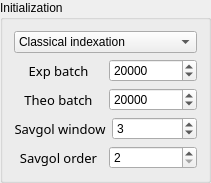
         <widget class="QGroupBox" name="groupBox">
          <property name="title">
           <string>Initialization</string>
          </property>
          <layout class="QVBoxLayout" name="verticalLayout_9">
           <item>
            <widget class="QComboBox" name="PresetBox">
             <property name="toolTip">
              <string>&lt;html&gt;&lt;head/&gt;&lt;body&gt;&lt;p&gt;&lt;span style=&quot; font-size:11pt;&quot;&gt;Choice of indexation method.&lt;/span&gt;&lt;/p&gt;&lt;/body&gt;&lt;/html&gt;</string>
             </property>
             <item>
              <property name="text">
               <string>Classical indexation</string>
              </property>
             </item>
             <item>
              <property name="text">
               <string>Derivative indexation</string>
              </property>
             </item>
             <item>
              <property name="text">
               <string>Savgol derivative indexation</string>
              </property>
             </item>
            </widget>
           </item>
           <item>
            <layout class="QHBoxLayout" name="horizontalLayout_2">
             <item>
              <widget class="QLabel" name="BatchProfiles_label">
               <property name="sizePolicy">
                <sizepolicy hsizetype="Preferred" vsizetype="Preferred">
                 <horstretch>0</horstretch>
                 <verstretch>0</verstretch>
                </sizepolicy>
               </property>
               <property name="minimumSize">
                <size>
                 <width>77</width>
                 <height>0</height>
                </size>
               </property>
               <property name="maximumSize">
                <size>
                 <width>117</width>
                 <height>16777215</height>
                </size>
               </property>
               <property name="font">
                <font>
                 <family>Noto Sans Cond</family>
                 <pointsize>10</pointsize>
                 <weight>50</weight>
                 <italic>false</italic>
                 <bold>false</bold>
                </font>
               </property>
               <property name="styleSheet">
                <string notr="true">font: 10pt &quot;Noto Sans Cond&quot;;</string>
               </property>
               <property name="text">
                <string>Exp batch</string>
               </property>
               <property name="alignment">
                <set>Qt::AlignCenter</set>
               </property>
              </widget>
             </item>
             <item>
              <widget class="QSpinBox" name="Profiles_SpinBox">
               <property name="sizePolicy">
                <sizepolicy hsizetype="Preferred" vsizetype="Fixed">
                 <horstretch>0</horstretch>
                 <verstretch>0</verstretch>
                </sizepolicy>
               </property>
               <property name="minimumSize">
                <size>
                 <width>79</width>
                 <height>0</height>
                </size>
               </property>
               <property name="toolTip">
                <string>&lt;html&gt;&lt;head/&gt;&lt;body&gt;&lt;p&gt;&lt;span style=&quot; font-size:11pt;&quot;&gt;Number of experimental profiles per batch. &lt;/span&gt;&lt;/p&gt;&lt;/body&gt;&lt;/html&gt;</string>
               </property>
               <property name="minimum">
                <number>5000</number>
               </property>
               <property name="maximum">
                <number>100000</number>
               </property>
               <property name="singleStep">
                <number>5000</number>
               </property>
               <property name="value">
                <number>20000</number>
               </property>
              </widget>
             </item>
            </layout>
           </item>
           <item>
            <layout class="QHBoxLayout" name="horizontalLayout">
             <item>
              <widget class="QLabel" name="BatchDatabase_label">
               <property name="sizePolicy">
                <sizepolicy hsizetype="Preferred" vsizetype="Preferred">
                 <horstretch>0</horstretch>
                 <verstretch>0</verstretch>
                </sizepolicy>
               </property>
               <property name="minimumSize">
                <size>
                 <width>77</width>
                 <height>0</height>
                </size>
               </property>
               <property name="maximumSize">
                <size>
                 <width>117</width>
                 <height>16777215</height>
                </size>
               </property>
               <property name="font">
                <font>
                 <family>Noto Sans Cond</family>
                 <pointsize>10</pointsize>
                 <weight>50</weight>
                 <italic>false</italic>
                 <bold>false</bold>
                </font>
               </property>
               <property name="styleSheet">
                <string notr="true">font: 10pt &quot;Noto Sans Cond&quot;;</string>
               </property>
               <property name="text">
                <string>Theo batch</string>
               </property>
               <property name="alignment">
                <set>Qt::AlignCenter</set>
               </property>
              </widget>
             </item>
             <item>
              <widget class="QSpinBox" name="Database_SpinBox">
               <property name="sizePolicy">
                <sizepolicy hsizetype="Preferred" vsizetype="Fixed">
                 <horstretch>0</horstretch>
                 <verstretch>0</verstretch>
                </sizepolicy>
               </property>
               <property name="minimumSize">
                <size>
                 <width>79</width>
                 <height>0</height>
                </size>
               </property>
               <property name="toolTip">
                <string>&lt;html&gt;&lt;head/&gt;&lt;body&gt;&lt;p&gt;&lt;span style=&quot; font-size:11pt;&quot;&gt;Number of theoretical profiles per batch.&lt;/span&gt;&lt;/p&gt;&lt;/body&gt;&lt;/html&gt;</string>
               </property>
               <property name="minimum">
                <number>5000</number>
               </property>
               <property name="maximum">
                <number>100000</number>
               </property>
               <property name="singleStep">
                <number>5000</number>
               </property>
               <property name="value">
                <number>20000</number>
               </property>
              </widget>
             </item>
            </layout>
           </item>
           <item>
            <layout class="QHBoxLayout" name="horizontalLayout_6">
             <item>
              <widget class="QLabel" name="BatchProfiles_label_2">
               <property name="sizePolicy">
                <sizepolicy hsizetype="Preferred" vsizetype="Preferred">
                 <horstretch>0</horstretch>
                 <verstretch>0</verstretch>
                </sizepolicy>
               </property>
               <property name="minimumSize">
                <size>
                 <width>77</width>
                 <height>0</height>
                </size>
               </property>
               <property name="maximumSize">
                <size>
                 <width>117</width>
                 <height>16777215</height>
                </size>
               </property>
               <property name="font">
                <font>
                 <family>Noto Sans Cond</family>
                 <pointsize>10</pointsize>
                 <weight>50</weight>
                 <italic>false</italic>
                 <bold>false</bold>
                </font>
               </property>
               <property name="styleSheet">
                <string notr="true">font: 10pt &quot;Noto Sans Cond&quot;;</string>
               </property>
               <property name="text">
                <string>Savgol window</string>
               </property>
               <property name="alignment">
                <set>Qt::AlignCenter</set>
               </property>
              </widget>
             </item>
             <item>
              <widget class="QSpinBox" name="window_SpinBox">
               <property name="sizePolicy">
                <sizepolicy hsizetype="Preferred" vsizetype="Fixed">
                 <horstretch>0</horstretch>
                 <verstretch>0</verstretch>
                </sizepolicy>
               </property>
               <property name="minimumSize">
                <size>
                 <width>79</width>
                 <height>0</height>
                </size>
               </property>
               <property name="toolTip">
                <string>&lt;html&gt;&lt;head/&gt;&lt;body&gt;&lt;p&gt;&lt;span style=&quot; font-size:11pt;&quot;&gt;Number of experimental profiles per batch. &lt;/span&gt;&lt;/p&gt;&lt;/body&gt;&lt;/html&gt;</string>
               </property>
               <property name="minimum">
                <number>2</number>
               </property>
               <property name="maximum">
                <number>20</number>
               </property>
               <property name="singleStep">
                <number>1</number>
               </property>
               <property name="value">
                <number>3</number>
               </property>
              </widget>
             </item>
            </layout>
           </item>
           <item>
            <layout class="QHBoxLayout" name="horizontalLayout_7">
             <item>
              <widget class="QLabel" name="BatchDatabase_label_2">
               <property name="sizePolicy">
                <sizepolicy hsizetype="Preferred" vsizetype="Preferred">
                 <horstretch>0</horstretch>
                 <verstretch>0</verstretch>
                </sizepolicy>
               </property>
               <property name="minimumSize">
                <size>
                 <width>77</width>
                 <height>0</height>
                </size>
               </property>
               <property name="maximumSize">
                <size>
                 <width>117</width>
                 <height>16777215</height>
                </size>
               </property>
               <property name="font">
                <font>
                 <family>Noto Sans Cond</family>
                 <pointsize>10</pointsize>
                 <weight>50</weight>
                 <italic>false</italic>
                 <bold>false</bold>
                </font>
               </property>
               <property name="styleSheet">
                <string notr="true">font: 10pt &quot;Noto Sans Cond&quot;;</string>
               </property>
               <property name="text">
                <string>Savgol order</string>
               </property>
               <property name="alignment">
                <set>Qt::AlignCenter</set>
               </property>
              </widget>
             </item>
             <item>
              <widget class="QSpinBox" name="poly_SpinBox">
               <property name="sizePolicy">
                <sizepolicy hsizetype="Preferred" vsizetype="Fixed">
                 <horstretch>0</horstretch>
                 <verstretch>0</verstretch>
                </sizepolicy>
               </property>
               <property name="minimumSize">
                <size>
                 <width>79</width>
                 <height>0</height>
                </size>
               </property>
               <property name="toolTip">
                <string>&lt;html&gt;&lt;head/&gt;&lt;body&gt;&lt;p&gt;&lt;span style=&quot; font-size:11pt;&quot;&gt;Number of theoretical profiles per batch.&lt;/span&gt;&lt;/p&gt;&lt;/body&gt;&lt;/html&gt;</string>
               </property>
               <property name="minimum">
                <number>2</number>
               </property>
               <property name="maximum">
                <number>20</number>
               </property>
               <property name="singleStep">
                <number>1</number>
               </property>
               <property name="value">
                <number>2</number>
               </property>
              </widget>
             </item>
            </layout>
           </item>
          </layout>
         </widget>
